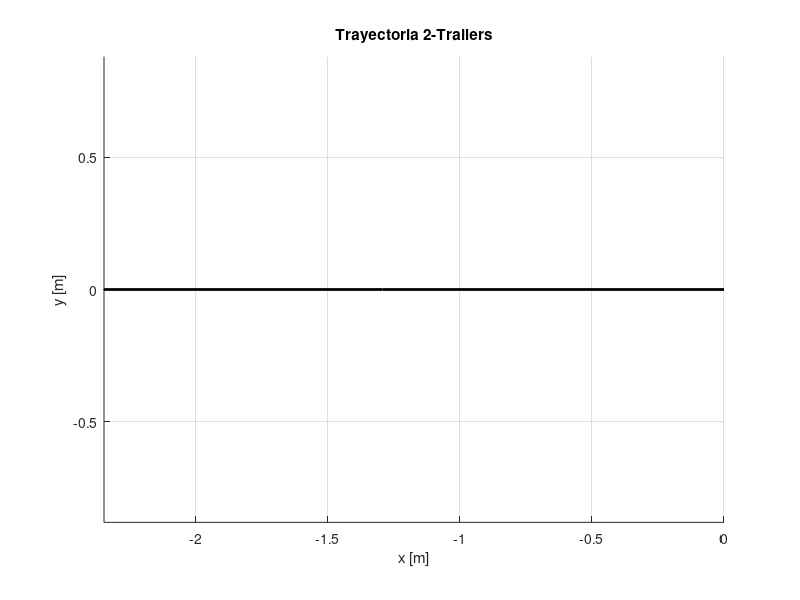

Write the MATLAB code that produced this figure. (Note: this script raises an error after producing the figure.)
%% Simulación 2-Trailer sin ode45, integración explícita y ruedas
clear; close all; clc

% Parámetros físicos [m]
L1 = 1.2925;   % tractor → trailer1
L2 = 1.055;   % trailer1 → trailer2
Lt = 0.99;   Wt = 0.67;   % Tractor Husky A200
Lr = 0.515;  Wr = 0.457;  % Trailer

% Perfil temporal y de control
dt = 0.08;               % paso de integración
T1 = 45; 
T2 = 0;         % línea recta, luego curva
T  = T1 + T2;
t  = 0:dt:T;
N  = numel(t);        %n de muestras

v = 0.2*ones(1,N);   % 0.2 m/s siempre
omega = zeros(1,N);
omega(t> T1) = 0.1;      % 0 antes de T1, 0.3 rad/s tras T1
omega(t> T2) = 0;      % 0 antes de T1, 0.3 rad/s tras T1

%% Vectores de estado
x0  = zeros(1,N);   
y0  = zeros(1,N); 
th0 = zeros(1,N);
th1 = zeros(1,N);   
th2 = zeros(1,N);

% Condición inicial (t=0)
x0(1)=0; 
y0(1)=0; 
th0(1)=0;
th1(1)=0; 
th2(1)=0;

%% Integración explícita (Euler)
for k = 1:N-1
  % Cinemática del tractor
  x0(k+1)  = x0(k)  + v(k)*cos(th0(k)) * dt;
  y0(k+1)  = y0(k)  + v(k)*sin(th0(k)) * dt;
  th0(k+1) = th0(k) + omega(k)*dt;

  % Giro del primer trailer
  th1(k+1) = th1(k) + (v(k)/L1)*sin(th0(k)-th1(k))*dt;
  % Giro del segundo trailer
  th2(k+1) = th2(k) + (v(k)*cos(th0(k)-th1(k))/L2)*sin(th1(k)-th2(k))*dt;
end

%% Posiciones de trailers
x1 = x0 - L1*cos(th1);
y1 = y0 - L1*sin(th1);
x2 = x1 - L2*cos(th2);
y2 = y1 - L2*sin(th2);

%% --- Animación ---
figure('Color','w','Position',[100 100 700 500]);
axis equal; grid on; hold on;
xlabel('x [m]'); ylabel('y [m]');
title('Trayectoria 2-Trailers');

for k = 1:5:N
  cla;
  % trayectorias
  plot(x0(1:k),y0(1:k),'-b','LineWidth',1); hold on;
  plot(x1(1:k),y1(1:k),'-r','LineWidth',1);
  plot(x2(1:k),y2(1:k),'-g','LineWidth',1);

  % uniones entre ejes
  plot([x0(k), x1(k)], [y0(k), y1(k)], '-k','LineWidth',2);
  plot([x1(k), x2(k)], [y1(k), y2(k)], '-k','LineWidth',2)

  % dibujo cuerpos + ruedas
  drawRectWheels(x0(k),y0(k),Lt,Wt,th0(k),'b');
  drawRectWheels(x1(k),y1(k),Lr,Wr,th1(k),'r');
  drawRectWheels(x2(k),y2(k),Lr,Wr,th2(k),'g');

  legend('Tractor','Trailer1','Trailer2','Location','Best');
  drawnow;
  pause(0.001);
end

% función dibujar carros + 2 ruedas
function drawRectWheels(xc,yc,L,W,theta,col)
wr = 0.1;  % ancho rueda
hr = 0.04;  % grosor rueda
  % vértices de rectángulo centrado en 0
  V = [ L/2,  W/2;
       -L/2,  W/2;
       -L/2, -W/2;
        L/2, -W/2 ]';

  R = [cos(theta) -sin(theta); sin(theta) cos(theta)];
  P = R*V + [xc;yc];  % rotar y trasladar

  patch(P(1,:),P(2,:),col,'FaceAlpha',.3,'EdgeColor',col,'LineWidth',1.5);

  % calcular centros de ejes (del/trasero, izquierda/derecha)
  offs = W/2*0.6;
  centers = R*[[L/2; offs],[-L/2; offs],[L/2; -offs],[-L/2; -offs]] + [xc;yc];
  % dibujar ruedas
% calcular centros de ejes (del/trasero, izquierda/derecha)
offs    = W/2*0.6;  
centers = [ 0,  offs;
           0,  -offs]';   % 2×4
centers = R*centers + [xc; yc];  % rotar y trasladar

% para cada rueda, dibuja un rectángulo de ancho wr y alto hr
for i = 1:2
  cx = centers(1,i);
  cy = centers(2,i);
  % vértices de un rectángulo centrado en (0,0)
  Vr = [ -wr/2, -hr/2;
          wr/2, -hr/2;
          wr/2,  hr/2;
         -wr/2,  hr/2 ]';
  % lo giramos con R (ya es misma R que el cuerpo)
  Pr = R*Vr + [cx; cy];
  patch( Pr(1,:), Pr(2,:), col, 'FaceAlpha',1, 'EdgeColor',col );
end
end
